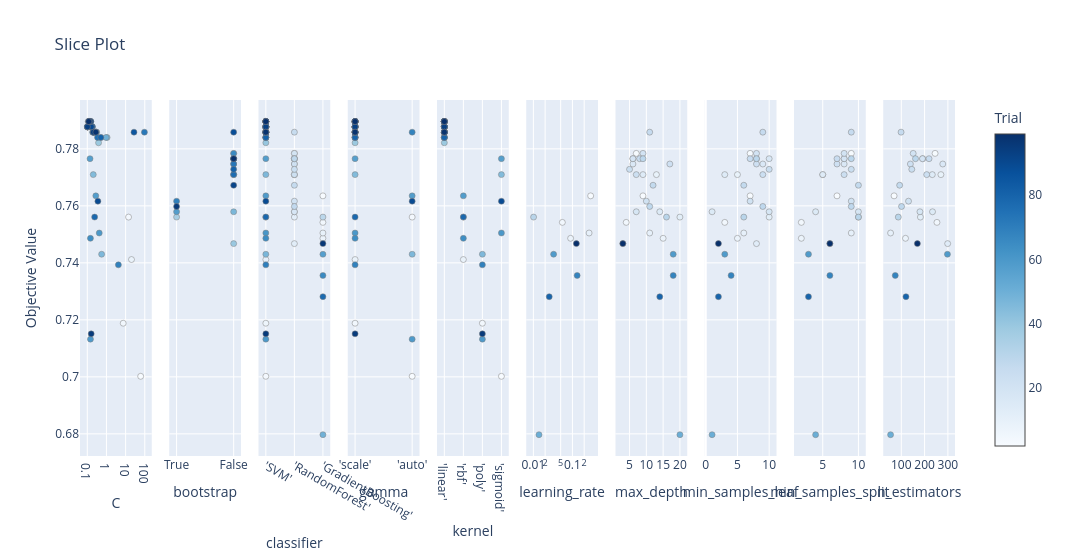

The code cell stored with this chart in its notebook:
### Code cell
# 3. Slice Plot
plot_slice(study).show()

### Figure 1 — Plotly figure (JSON) as saved in the notebook; plotly's stock layout.template omitted (floating-point values rounded to 4 significant figures)
{"data": [{"marker": {"color": [2, 4, 5, 9, 29, 30, 31, 32, 33, 34, 35, 36, 37, 38, 39, 40, 41, 42, 43, 44, 45, 46, 47, 49, 50, 51, 52, 53, 54, 55, 57, 58, 59, 60, 61, 62, 63, 64, 66, 67, 68, 69, 70, 71, 72, 73, 74, 75, 76, 78, 79, 80, 81, 82, 83, 84, 85, 86, 87, 88, 89, 90, 91, 92, 93, 94, 95, 97, 98, 99], "colorbar": {"title": {"text": "Trial"}, "x": 1, "xpad": 40}, "colorscale": [[0, "rgb(247,251,255)"], [0.125, "rgb(222,235,247)"], [0.25, "rgb(198,219,239)"], [0.375, "rgb(158,202,225)"], [0.5, "rgb(107,174,214)"], [0.625, "rgb(66,146,198)"], [0.75, "rgb(33,113,181)"], [0.875, "rgb(8,81,156)"], [1, "rgb(8,48,107)"]], "line": {"color": "Grey", "width": 0.5}, "showscale": true}, "mode": "markers", "name": "Feasible Trial", "showlegend": false, "type": "scatter", "x": [61.01, 14.25, 7.492, 20.27, 0.1088, 0.1372, 0.1177, 0.1244, 0.1113, 0.1042, 0.3009, 0.5101, 0.3087, 0.1009, 0.3872, 0.1809, 0.1036, 0.1999, 1.076, 0.1029, 0.2055, 0.5605, 0.1897, 0.9526, 0.1744, 0.1024, 0.1511, 0.1863, 0.1677, 0.2883, 0.139, 0.2784, 0.1462, 0.4201, 0.1045, 0.1404, 0.2354, 0.1454, 0.1412, 0.149, 0.2648, 4.194, 0.1478, 0.1421, 95.75, 0.1377, 0.2311, 0.3423, 0.1264, 0.2422, 0.1327, 0.5085, 0.1672, 0.1006, 0.2016, 0.1347, 27.32, 0.1792, 0.1218, 0.2121, 0.3579, 0.1623, 0.1253, 0.1509, 0.102, 0.2083, 0.1595, 0.131, 0.2787, 0.1186], "xaxis": "x", "y": [0.7002, 0.7561, 0.7188, 0.7412, 0.7877, 0.7896, 0.7896, 0.7896, 0.7896, 0.7877, 0.7858, 0.784, 0.7858, 0.7877, 0.7821, 0.7877, 0.7877, 0.7858, 0.784, 0.7877, 0.7709, 0.743, 0.7858, 0.784, 0.7877, 0.7877, 0.7896, 0.7877, 0.7877, 0.7858, 0.7765, 0.7635, 0.7132, 0.7505, 0.7877, 0.7896, 0.7858, 0.7486, 0.7896, 0.7896, 0.7858, 0.7393, 0.7896, 0.7896, 0.7858, 0.7896, 0.7858, 0.784, 0.7896, 0.7561, 0.7896, 0.784, 0.7877, 0.7877, 0.7858, 0.7896, 0.7858, 0.7877, 0.7896, 0.7858, 0.7616, 0.7877, 0.7896, 0.7896, 0.7877, 0.7858, 0.7151, 0.7896, 0.7858, 0.7896], "yaxis": "y"}, {"marker": {"color": [10, 16, 19, 26, 1, 7, 11, 12, 13, 14, 15, 17, 18, 20, 21, 22, 23, 24, 25, 27], "colorbar": {"title": {"text": "Trial"}, "x": 1, "xpad": 40}, "colorscale": [[0, "rgb(247,251,255)"], [0.125, "rgb(222,235,247)"], [0.25, "rgb(198,219,239)"], [0.375, "rgb(158,202,225)"], [0.5, "rgb(107,174,214)"], [0.625, "rgb(66,146,198)"], [0.75, "rgb(33,113,181)"], [0.875, "rgb(8,81,156)"], [1, "rgb(8,48,107)"]], "line": {"color": "Grey", "width": 0.5}, "showscale": false}, "mode": "markers", "name": "Feasible Trial", "showlegend": false, "type": "scatter", "x": ["True", "True", "True", "True", "False", "False", "False", "False", "False", "False", "False", "False", "False", "False", "False", "False", "False", "False", "False", "False"], "xaxis": "x2", "y": [0.7561, 0.7579, 0.7616, 0.7598, 0.7784, 0.7709, 0.7467, 0.7709, 0.7579, 0.7747, 0.7765, 0.7765, 0.7784, 0.7747, 0.7709, 0.7728, 0.7765, 0.7858, 0.7672, 0.7765], "yaxis": "y2"}, {"marker": {"color": [2, 4, 5, 9, 29, 30, 31, 32, 33, 34, 35, 36, 37, 38, 39, 40, 41, 42, 43, 44, 45, 46, 47, 49, 50, 51, 52, 53, 54, 55, 57, 58, 59, 60, 61, 62, 63, 64, 66, 67, 68, 69, 70, 71, 72, 73, 74, 75, 76, 78, 79, 80, 81, 82, 83, 84, 85, 86, 87, 88, 89, 90, 91, 92, 93, 94, 95, 97, 98, 99, 1, 7, 10, 11, 12, 13, 14, 15, 16, 17, 18, 19, 20, 21, 22, 23, 24, 25, 26, 27, 0, 3, 6, 8, 28, 48, 56, 65, 77, 96], "colorbar": {"title": {"text": "Trial"}, "x": 1, "xpad": 40}, "colorscale": [[0, "rgb(247,251,255)"], [0.125, "rgb(222,235,247)"], [0.25, "rgb(198,219,239)"], [0.375, "rgb(158,202,225)"], [0.5, "rgb(107,174,214)"], [0.625, "rgb(66,146,198)"], [0.75, "rgb(33,113,181)"], [0.875, "rgb(8,81,156)"], [1, "rgb(8,48,107)"]], "line": {"color": "Grey", "width": 0.5}, "showscale": false}, "mode": "markers", "name": "Feasible Trial", "showlegend": false, "type": "scatter", "x": ["'SVM'", "'SVM'", "'SVM'", "'SVM'", "'SVM'", "'SVM'", "'SVM'", "'SVM'", "'SVM'", "'SVM'", "'SVM'", "'SVM'", "'SVM'", "'SVM'", "'SVM'", "'SVM'", "'SVM'", "'SVM'", "'SVM'", "'SVM'", "'SVM'", "'SVM'", "'SVM'", "'SVM'", "'SVM'", "'SVM'", "'SVM'", "'SVM'", "'SVM'", "'SVM'", "'SVM'", "'SVM'", "'SVM'", "'SVM'", "'SVM'", "'SVM'", "'SVM'", "'SVM'", "'SVM'", "'SVM'", "'SVM'", "'SVM'", "'SVM'", "'SVM'", "'SVM'", "'SVM'", "'SVM'", "'SVM'", "'SVM'", "'SVM'", "'SVM'", "'SVM'", "'SVM'", "'SVM'", "'SVM'", "'SVM'", "'SVM'", "'SVM'", "'SVM'", "'SVM'", "'SVM'", "'SVM'", "'SVM'", "'SVM'", "'SVM'", "'SVM'", "'SVM'", "'SVM'", "'SVM'", "'SVM'", "'RandomForest'", "'RandomForest'", "'RandomForest'", "'RandomForest'", "'RandomForest'", "'RandomForest'", "'RandomForest'", "'RandomForest'", "'RandomForest'", "'RandomForest'", "'RandomForest'", "'RandomForest'", "'RandomForest'", "'RandomForest'", "'RandomForest'", "'RandomForest'", "'RandomForest'", "'RandomForest'", "'RandomForest'", "'RandomForest'", "'GradientBoosting'", "'GradientBoosting'", "'GradientBoosting'", "'GradientBoosting'", "'GradientBoosting'", "'GradientBoosting'", "'GradientBoosting'", "'GradientBoosting'", "'GradientBoosting'", "'GradientBoosting'"], "xaxis": "x3", "y": [0.7002, 0.7561, 0.7188, 0.7412, 0.7877, 0.7896, 0.7896, 0.7896, 0.7896, 0.7877, 0.7858, 0.784, 0.7858, 0.7877, 0.7821, 0.7877, 0.7877, 0.7858, 0.784, 0.7877, 0.7709, 0.743, 0.7858, 0.784, 0.7877, 0.7877, 0.7896, 0.7877, 0.7877, 0.7858, 0.7765, 0.7635, 0.7132, 0.7505, 0.7877, 0.7896, 0.7858, 0.7486, 0.7896, 0.7896, 0.7858, 0.7393, 0.7896, 0.7896, 0.7858, 0.7896, 0.7858, 0.784, 0.7896, 0.7561, 0.7896, 0.784, 0.7877, 0.7877, 0.7858, 0.7896, 0.7858, 0.7877, 0.7896, 0.7858, 0.7616, 0.7877, 0.7896, 0.7896, 0.7877, 0.7858, 0.7151, 0.7896, 0.7858, 0.7896, 0.7784, 0.7709, 0.7561, 0.7467, 0.7709, 0.7579, 0.7747, 0.7765, 0.7579, 0.7765, 0.7784, 0.7616, 0.7747, 0.7709, 0.7728, 0.7765, 0.7858, 0.7672, 0.7598, 0.7765, 0.7635, 0.7542, 0.7486, 0.7505, 0.7561, 0.6797, 0.743, 0.7356, 0.7281, 0.7467], "yaxis": "y3"}, {"marker": {"color": [5, 9, 29, 30, 31, 32, 33, 34, 35, 36, 37, 38, 39, 40, 41, 42, 43, 44, 45, 47, 49, 50, 51, 52, 53, 54, 55, 57, 60, 61, 62, 63, 64, 66, 67, 69, 70, 71, 72, 73, 74, 75, 76, 78, 79, 80, 81, 82, 83, 84, 85, 86, 87, 88, 90, 91, 92, 93, 94, 95, 97, 98, 99, 2, 4, 46, 58, 59, 68, 89], "colorbar": {"title": {"text": "Trial"}, "x": 1, "xpad": 40}, "colorscale": [[0, "rgb(247,251,255)"], [0.125, "rgb(222,235,247)"], [0.25, "rgb(198,219,239)"], [0.375, "rgb(158,202,225)"], [0.5, "rgb(107,174,214)"], [0.625, "rgb(66,146,198)"], [0.75, "rgb(33,113,181)"], [0.875, "rgb(8,81,156)"], [1, "rgb(8,48,107)"]], "line": {"color": "Grey", "width": 0.5}, "showscale": false}, "mode": "markers", "name": "Feasible Trial", "showlegend": false, "type": "scatter", "x": ["'scale'", "'scale'", "'scale'", "'scale'", "'scale'", "'scale'", "'scale'", "'scale'", "'scale'", "'scale'", "'scale'", "'scale'", "'scale'", "'scale'", "'scale'", "'scale'", "'scale'", "'scale'", "'scale'", "'scale'", "'scale'", "'scale'", "'scale'", "'scale'", "'scale'", "'scale'", "'scale'", "'scale'", "'scale'", "'scale'", "'scale'", "'scale'", "'scale'", "'scale'", "'scale'", "'scale'", "'scale'", "'scale'", "'scale'", "'scale'", "'scale'", "'scale'", "'scale'", "'scale'", "'scale'", "'scale'", "'scale'", "'scale'", "'scale'", "'scale'", "'scale'", "'scale'", "'scale'", "'scale'", "'scale'", "'scale'", "'scale'", "'scale'", "'scale'", "'scale'", "'scale'", "'scale'", "'scale'", "'auto'", "'auto'", "'auto'", "'auto'", "'auto'", "'auto'", "'auto'"], "xaxis": "x4", "y": [0.7188, 0.7412, 0.7877, 0.7896, 0.7896, 0.7896, 0.7896, 0.7877, 0.7858, 0.784, 0.7858, 0.7877, 0.7821, 0.7877, 0.7877, 0.7858, 0.784, 0.7877, 0.7709, 0.7858, 0.784, 0.7877, 0.7877, 0.7896, 0.7877, 0.7877, 0.7858, 0.7765, 0.7505, 0.7877, 0.7896, 0.7858, 0.7486, 0.7896, 0.7896, 0.7393, 0.7896, 0.7896, 0.7858, 0.7896, 0.7858, 0.784, 0.7896, 0.7561, 0.7896, 0.784, 0.7877, 0.7877, 0.7858, 0.7896, 0.7858, 0.7877, 0.7896, 0.7858, 0.7877, 0.7896, 0.7896, 0.7877, 0.7858, 0.7151, 0.7896, 0.7858, 0.7896, 0.7002, 0.7561, 0.743, 0.7635, 0.7132, 0.7858, 0.7616], "yaxis": "y4"}, {"marker": {"color": [29, 30, 31, 32, 33, 34, 35, 36, 37, 38, 39, 40, 41, 42, 43, 44, 47, 49, 50, 51, 52, 53, 54, 55, 61, 62, 63, 66, 67, 68, 70, 71, 72, 73, 74, 75, 76, 79, 80, 81, 82, 83, 84, 85, 86, 87, 88, 90, 91, 92, 93, 94, 97, 98, 99, 4, 9, 58, 64, 78, 5, 46, 59, 69, 95, 2, 45, 57, 60, 89], "colorbar": {"title": {"text": "Trial"}, "x": 1, "xpad": 40}, "colorscale": [[0, "rgb(247,251,255)"], [0.125, "rgb(222,235,247)"], [0.25, "rgb(198,219,239)"], [0.375, "rgb(158,202,225)"], [0.5, "rgb(107,174,214)"], [0.625, "rgb(66,146,198)"], [0.75, "rgb(33,113,181)"], [0.875, "rgb(8,81,156)"], [1, "rgb(8,48,107)"]], "line": {"color": "Grey", "width": 0.5}, "showscale": false}, "mode": "markers", "name": "Feasible Trial", "showlegend": false, "type": "scatter", "x": ["'linear'", "'linear'", "'linear'", "'linear'", "'linear'", "'linear'", "'linear'", "'linear'", "'linear'", "'linear'", "'linear'", "'linear'", "'linear'", "'linear'", "'linear'", "'linear'", "'linear'", "'linear'", "'linear'", "'linear'", "'linear'", "'linear'", "'linear'", "'linear'", "'linear'", "'linear'", "'linear'", "'linear'", "'linear'", "'linear'", "'linear'", "'linear'", "'linear'", "'linear'", "'linear'", "'linear'", "'linear'", "'linear'", "'linear'", "'linear'", "'linear'", "'linear'", "'linear'", "'linear'", "'linear'", "'linear'", "'linear'", "'linear'", "'linear'", "'linear'", "'linear'", "'linear'", "'linear'", "'linear'", "'linear'", "'rbf'", "'rbf'", "'rbf'", "'rbf'", "'rbf'", "'poly'", "'poly'", "'poly'", "'poly'", "'poly'", "'sigmoid'", "'sigmoid'", "'sigmoid'", "'sigmoid'", "'sigmoid'"], "xaxis": "x5", "y": [0.7877, 0.7896, 0.7896, 0.7896, 0.7896, 0.7877, 0.7858, 0.784, 0.7858, 0.7877, 0.7821, 0.7877, 0.7877, 0.7858, 0.784, 0.7877, 0.7858, 0.784, 0.7877, 0.7877, 0.7896, 0.7877, 0.7877, 0.7858, 0.7877, 0.7896, 0.7858, 0.7896, 0.7896, 0.7858, 0.7896, 0.7896, 0.7858, 0.7896, 0.7858, 0.784, 0.7896, 0.7896, 0.784, 0.7877, 0.7877, 0.7858, 0.7896, 0.7858, 0.7877, 0.7896, 0.7858, 0.7877, 0.7896, 0.7896, 0.7877, 0.7858, 0.7896, 0.7858, 0.7896, 0.7561, 0.7412, 0.7635, 0.7486, 0.7561, 0.7188, 0.743, 0.7132, 0.7393, 0.7151, 0.7002, 0.7709, 0.7765, 0.7505, 0.7616], "yaxis": "y5"}, {"marker": {"color": [0, 3, 6, 8, 28, 48, 56, 65, 77, 96], "colorbar": {"title": {"text": "Trial"}, "x": 1, "xpad": 40}, "colorscale": [[0, "rgb(247,251,255)"], [0.125, "rgb(222,235,247)"], [0.25, "rgb(198,219,239)"], [0.375, "rgb(158,202,225)"], [0.5, "rgb(107,174,214)"], [0.625, "rgb(66,146,198)"], [0.75, "rgb(33,113,181)"], [0.875, "rgb(8,81,156)"], [1, "rgb(8,48,107)"]], "line": {"color": "Grey", "width": 0.5}, "showscale": false}, "mode": "markers", "name": "Feasible Trial", "showlegend": false, "type": "scatter", "x": [0.2929, 0.05519, 0.08983, 0.2672, 0.01013, 0.01392, 0.03295, 0.1322, 0.02546, 0.1261], "xaxis": "x6", "y": [0.7635, 0.7542, 0.7486, 0.7505, 0.7561, 0.6797, 0.743, 0.7356, 0.7281, 0.7467], "yaxis": "y6"}, {"marker": {"color": [0, 1, 3, 6, 7, 8, 10, 11, 12, 13, 14, 15, 16, 17, 18, 19, 20, 21, 22, 23, 24, 25, 26, 27, 28, 48, 56, 65, 77, 96], "colorbar": {"title": {"text": "Trial"}, "x": 1, "xpad": 40}, "colorscale": [[0, "rgb(247,251,255)"], [0.125, "rgb(222,235,247)"], [0.25, "rgb(198,219,239)"], [0.375, "rgb(158,202,225)"], [0.5, "rgb(107,174,214)"], [0.625, "rgb(66,146,198)"], [0.75, "rgb(33,113,181)"], [0.875, "rgb(8,81,156)"], [1, "rgb(8,48,107)"]], "line": {"color": "Grey", "width": 0.5}, "showscale": false}, "mode": "markers", "name": "Feasible Trial", "showlegend": false, "type": "scatter", "x": [9, 7, 4, 15, 13, 11, 20, 3, 9, 14, 6, 6, 7, 6, 9, 10, 17, 7, 5, 8, 11, 12, 11, 9, 16, 20, 18, 18, 14, 3], "xaxis": "x7", "y": [0.7635, 0.7784, 0.7542, 0.7486, 0.7709, 0.7505, 0.7561, 0.7467, 0.7709, 0.7579, 0.7747, 0.7765, 0.7579, 0.7765, 0.7784, 0.7616, 0.7747, 0.7709, 0.7728, 0.7765, 0.7858, 0.7672, 0.7598, 0.7765, 0.7561, 0.6797, 0.743, 0.7356, 0.7281, 0.7467], "yaxis": "y7"}, {"marker": {"color": [0, 1, 3, 6, 7, 8, 10, 11, 12, 13, 14, 15, 16, 17, 18, 19, 20, 21, 22, 23, 24, 25, 26, 27, 28, 48, 56, 65, 77, 96], "colorbar": {"title": {"text": "Trial"}, "x": 1, "xpad": 40}, "colorscale": [[0, "rgb(247,251,255)"], [0.125, "rgb(222,235,247)"], [0.25, "rgb(198,219,239)"], [0.375, "rgb(158,202,225)"], [0.5, "rgb(107,174,214)"], [0.625, "rgb(66,146,198)"], [0.75, "rgb(33,113,181)"], [0.875, "rgb(8,81,156)"], [1, "rgb(8,48,107)"]], "line": {"color": "Grey", "width": 0.5}, "showscale": false}, "mode": "markers", "name": "Feasible Trial", "showlegend": false, "type": "scatter", "x": [7, 7, 3, 5, 5, 6, 10, 8, 3, 1, 9, 10, 10, 8, 8, 7, 8, 9, 10, 7, 9, 6, 9, 8, 6, 1, 3, 4, 2, 2], "xaxis": "x8", "y": [0.7635, 0.7784, 0.7542, 0.7486, 0.7709, 0.7505, 0.7561, 0.7467, 0.7709, 0.7579, 0.7747, 0.7765, 0.7579, 0.7765, 0.7784, 0.7616, 0.7747, 0.7709, 0.7728, 0.7765, 0.7858, 0.7672, 0.7598, 0.7765, 0.7561, 0.6797, 0.743, 0.7356, 0.7281, 0.7467], "yaxis": "y8"}, {"marker": {"color": [0, 1, 3, 6, 7, 8, 10, 11, 12, 13, 14, 15, 16, 17, 18, 19, 20, 21, 22, 23, 24, 25, 26, 27, 28, 48, 56, 65, 77, 96], "colorbar": {"title": {"text": "Trial"}, "x": 1, "xpad": 40}, "colorscale": [[0, "rgb(247,251,255)"], [0.125, "rgb(222,235,247)"], [0.25, "rgb(198,219,239)"], [0.375, "rgb(158,202,225)"], [0.5, "rgb(107,174,214)"], [0.625, "rgb(66,146,198)"], [0.75, "rgb(33,113,181)"], [0.875, "rgb(8,81,156)"], [1, "rgb(8,48,107)"]], "line": {"color": "Grey", "width": 0.5}, "showscale": false}, "mode": "markers", "name": "Feasible Trial", "showlegend": false, "type": "scatter", "x": [7, 9, 2, 2, 5, 9, 10, 6, 5, 4, 8, 8, 10, 8, 8, 9, 7, 8, 9, 7, 9, 10, 9, 9, 10, 4, 3, 6, 3, 6], "xaxis": "x9", "y": [0.7635, 0.7784, 0.7542, 0.7486, 0.7709, 0.7505, 0.7561, 0.7467, 0.7709, 0.7579, 0.7747, 0.7765, 0.7579, 0.7765, 0.7784, 0.7616, 0.7747, 0.7709, 0.7728, 0.7765, 0.7858, 0.7672, 0.7598, 0.7765, 0.7561, 0.6797, 0.743, 0.7356, 0.7281, 0.7467], "yaxis": "y9"}, {"marker": {"color": [0, 1, 3, 6, 7, 8, 10, 11, 12, 13, 14, 15, 16, 17, 18, 19, 20, 21, 22, 23, 24, 25, 26, 27, 28, 48, 56, 65, 77, 96], "colorbar": {"title": {"text": "Trial"}, "x": 1, "xpad": 40}, "colorscale": [[0, "rgb(247,251,255)"], [0.125, "rgb(222,235,247)"], [0.25, "rgb(198,219,239)"], [0.375, "rgb(158,202,225)"], [0.5, "rgb(107,174,214)"], [0.625, "rgb(66,146,198)"], [0.75, "rgb(33,113,181)"], [0.875, "rgb(8,81,156)"], [1, "rgb(8,48,107)"]], "line": {"color": "Grey", "width": 0.5}, "showscale": false}, "mode": "markers", "name": "Feasible Trial", "showlegend": false, "type": "scatter", "x": [69, 245, 253, 118, 270, 54, 182, 299, 233, 234, 278, 192, 180, 191, 151, 131, 139, 209, 145, 219, 99, 93, 101, 161, 87, 54, 298, 74, 120, 169], "xaxis": "x10", "y": [0.7635, 0.7784, 0.7542, 0.7486, 0.7709, 0.7505, 0.7561, 0.7467, 0.7709, 0.7579, 0.7747, 0.7765, 0.7579, 0.7765, 0.7784, 0.7616, 0.7747, 0.7709, 0.7728, 0.7765, 0.7858, 0.7672, 0.7598, 0.7765, 0.7561, 0.6797, 0.743, 0.7356, 0.7281, 0.7467], "yaxis": "y10"}], "layout": {"title": {"text": "Slice Plot"}, "width": 3000, "xaxis": {"anchor": "y", "domain": [0, 0.082], "title": {"text": "C"}, "type": "log"}, "xaxis10": {"anchor": "y10", "domain": [0.918, 1.0], "title": {"text": "n_estimators"}}, "xaxis2": {"anchor": "y2", "categoryarray": ["True", "False"], "categoryorder": "array", "domain": [0.102, 0.184], "title": {"text": "bootstrap"}, "type": "category"}, "xaxis3": {"anchor": "y3", "categoryarray": ["'SVM'", "'RandomForest'", "'GradientBoosting'"], "categoryorder": "array", "domain": [0.204, 0.286], "title": {"text": "classifier"}, "type": "category"}, "xaxis4": {"anchor": "y4", "categoryarray": ["'scale'", "'auto'"], "categoryorder": "array", "domain": [0.306, 0.388], "title": {"text": "gamma"}, "type": "category"}, "xaxis5": {"anchor": "y5", "categoryarray": ["'linear'", "'rbf'", "'poly'", "'sigmoid'"], "categoryorder": "array", "domain": [0.408, 0.49], "title": {"text": "kernel"}, "type": "category"}, "xaxis6": {"anchor": "y6", "domain": [0.51, 0.592], "title": {"text": "learning_rate"}, "type": "log"}, "xaxis7": {"anchor": "y7", "domain": [0.612, 0.694], "title": {"text": "max_depth"}}, "xaxis8": {"anchor": "y8", "domain": [0.714, 0.796], "title": {"text": "min_samples_leaf"}}, "xaxis9": {"anchor": "y9", "domain": [0.816, 0.898], "title": {"text": "min_samples_split"}}, "yaxis": {"anchor": "x", "domain": [0, 1], "title": {"text": "Objective Value"}}, "yaxis10": {"anchor": "x10", "domain": [0, 1], "matches": "y", "showticklabels": false}, "yaxis2": {"anchor": "x2", "domain": [0, 1], "matches": "y", "showticklabels": false}, "yaxis3": {"anchor": "x3", "domain": [0, 1], "matches": "y", "showticklabels": false}, "yaxis4": {"anchor": "x4", "domain": [0, 1], "matches": "y", "showticklabels": false}, "yaxis5": {"anchor": "x5", "domain": [0, 1], "matches": "y", "showticklabels": false}, "yaxis6": {"anchor": "x6", "domain": [0, 1], "matches": "y", "showticklabels": false}, "yaxis7": {"anchor": "x7", "domain": [0, 1], "matches": "y", "showticklabels": false}, "yaxis8": {"anchor": "x8", "domain": [0, 1], "matches": "y", "showticklabels": false}, "yaxis9": {"anchor": "x9", "domain": [0, 1], "matches": "y", "showticklabels": false}}}
